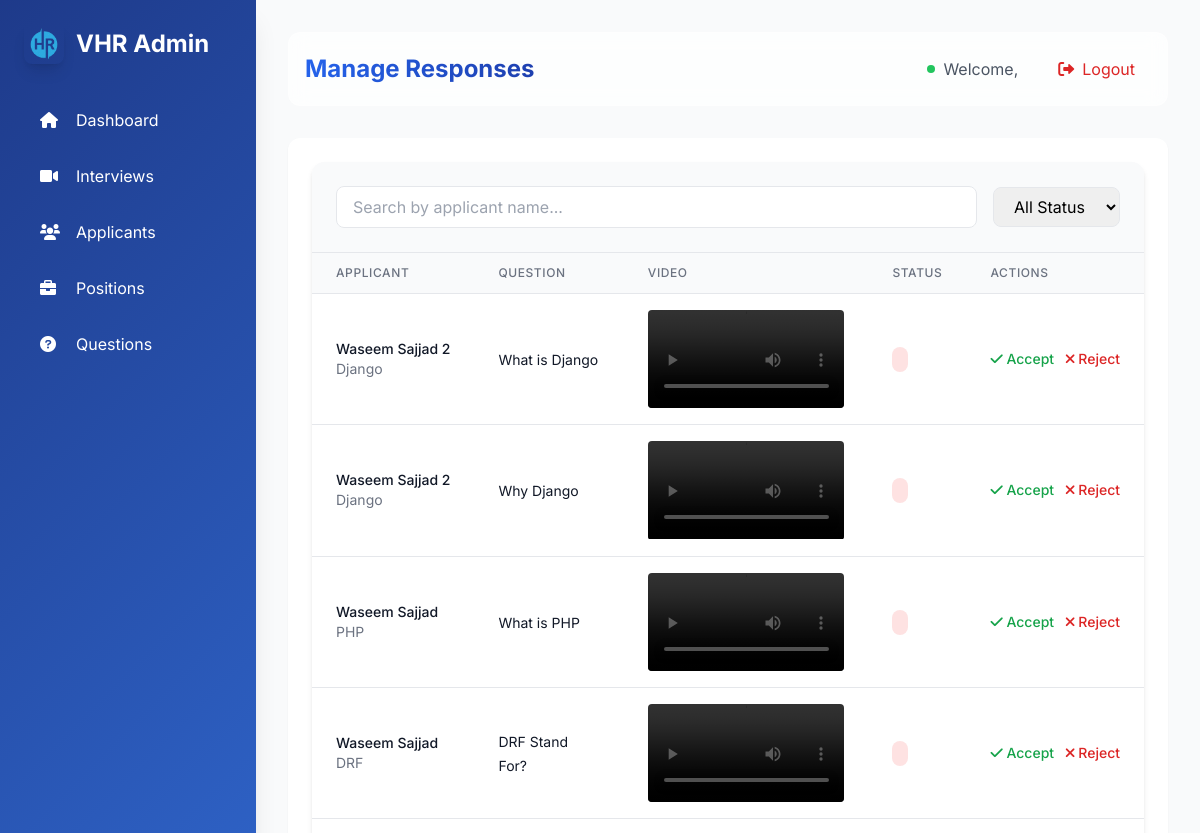
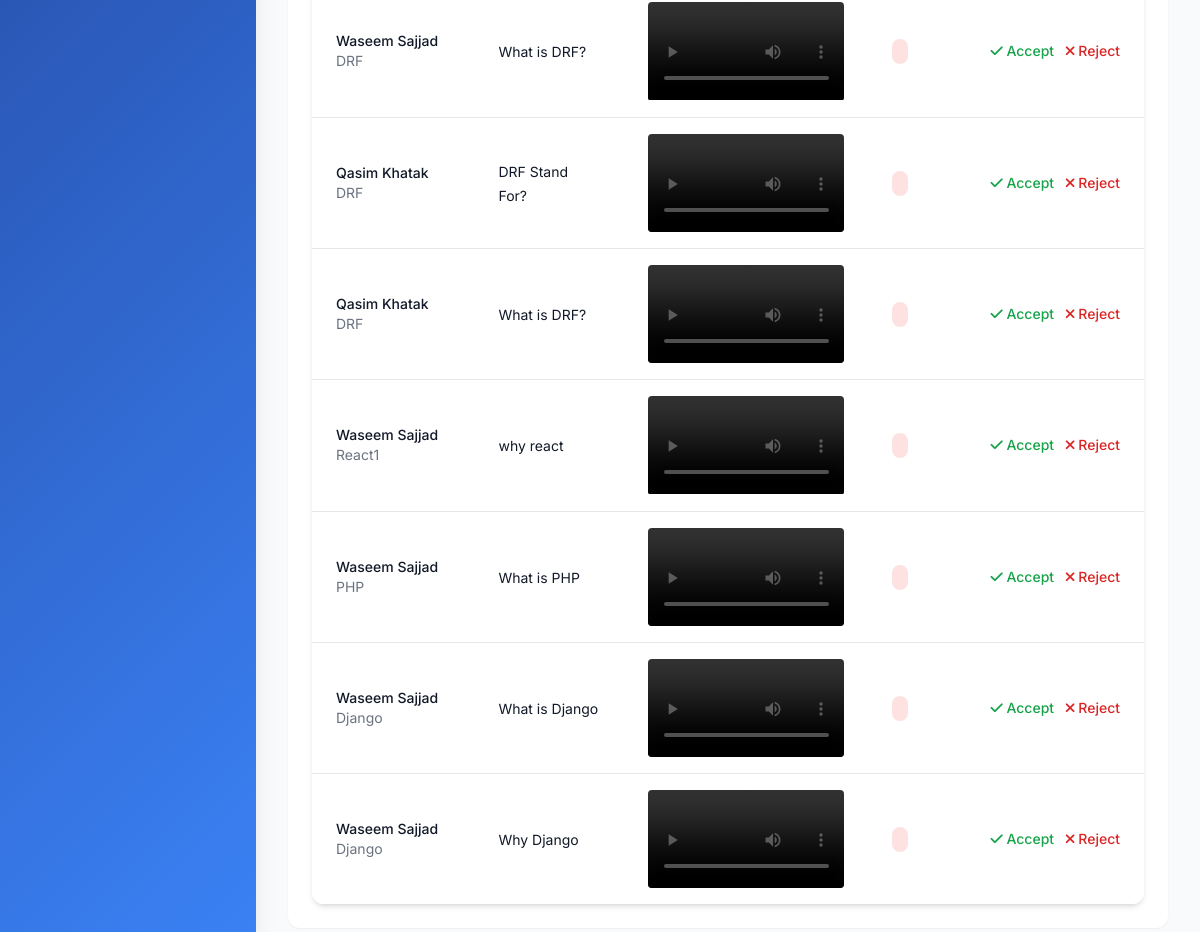
/responses/, run on the app's committed database (2 pictures, top to bottom).
### interviews/models.py (models this page shows, shortened)
class ApplicantResponse(models.Model):
    applicant = models.ForeignKey(Applicant, on_delete=models.CASCADE, related_name="responses")
    question = models.ForeignKey(Question, on_delete=models.CASCADE, related_name="responses")
    video_response = models.FileField(upload_to='videos/', null=True, blank=True)
    submission_time = models.DateTimeField(auto_now_add=True)
    score = models.IntegerField(null=True, blank=True)

class Applicant(models.Model):
    STATUS_CHOICES = [
        ('Pending', 'Pending'),
        ('Selected', 'Selected'),
        ('Rejected', 'Rejected'),
    ]
    user = models.ForeignKey(User, on_delete=models.CASCADE, related_name="applicants", null=True, blank=True)
    fullname = models.CharField(max_length=255)
    email = models.EmailField()
    position = models.ForeignKey(Position, on_delete=models.CASCADE, related_name="applicants")
    status = models.CharField(max_length=10, choices=STATUS_CHOICES, default='Pending')
    resume = models.FileField(upload_to='resumes/', null=True, blank=True)
    created_at = models.DateTimeField(auto_now_add=True)
    class Meta:
        unique_together = ('email', 'position')

class Position(models.Model):
    name = models.CharField(max_length=255, unique=True)
    description = models.TextField(blank=True, null=True)
    created_at = models.DateTimeField(auto_now_add=True)
    is_active = models.BooleanField(default=True)

class Question(models.Model):
    text = models.TextField()
    positions = models.ManyToManyField(Position, related_name="questions")
    time_limit = models.IntegerField(default=60)  # Time limit in seconds

### interviews/views.py (the view)
# urls.py: path('responses/', manage_responses, name='manage_responses'),
def manage_responses(request):
    responses = ApplicantResponse.objects.all()
    applicant_id = request.GET.get('applicant')
    if applicant_id:
        responses = responses.filter(applicant_id=applicant_id)
    responses = responses.select_related(
        'applicant', 'question', 'applicant__position'
    ).order_by('-submission_time')
    return render(request, 'admin/manage_responses.html', {
        'responses': responses,
        'applicant_id': applicant_id
    })

### interviews/templates/admin/manage_responses.html (shortened to what this page needs)
{% extends "admin/base_admin.html" %}
{% block admin_content %}
<div class="bg-white rounded-xl shadow-md overflow-hidden">
    <div class="p-6 bg-gray-50 border-b">
        <div class="flex items-center space-x-4">
            <div class="flex-1">
                <input type="text" id="search" placeholder="Search by applicant name..."
                       class="w-full px-4 py-2 border rounded-lg focus:ring-2 focus:ring-blue-500 focus:border-blue-500">
            </div>
            <select id="status-filter" class="px-4 py-2 border rounded-lg focus:ring-2 focus:ring-blue-500 focus:border-blue-500">
                <option value="">All Status</option>
            </select>
        </div>
    </div>
    <div class="overflow-x-auto">
        <table class="min-w-full divide-y divide-gray-200">
            <thead class="bg-gray-50">
                <tr>
                    <th class="px-6 py-3 text-left text-xs font-medium text-gray-500 uppercase tracking-wider">Applicant</th>
                    <th class="px-6 py-3 text-left text-xs font-medium text-gray-500 uppercase tracking-wider">Question</th>
                    <th class="px-6 py-3 text-left text-xs font-medium text-gray-500 uppercase tracking-wider">Video</th>
                    <th class="px-6 py-3 text-left text-xs font-medium text-gray-500 uppercase tracking-wider">Status</th>
                    <th class="px-6 py-3 text-left text-xs font-medium text-gray-500 uppercase tracking-wider">Actions</th>
                </tr>
            </thead>
            <tbody class="bg-white divide-y divide-gray-200">
                {% for response in responses %}
                <tr class="hover:bg-gray-50 transition">
                    <td class="px-6 py-4 whitespace-nowrap">
                        <div class="text-sm">
                            <div class="font-medium text-gray-900">{{ response.applicant.fullname }}</div>
                            <div class="text-gray-500">{{ response.applicant.position.name }}</div>
                        </div>
                    </td>
                    <td class="px-6 py-4">
                        <span class="text-sm text-gray-900">{{ response.question.text|truncatechars:100 }}</span>
                    </td>
                    <td class="px-6 py-4">
                        {% if response.video_response %}
                        <video width="200" controls class="rounded">
                            <source src="{{ response.video_response.url }}" type="video/webm">
                        </video>
                        {% else %}
                        <span class="text-sm text-gray-500">No video uploaded</span>
                        {% endif %}
                    </td>
                    <td class="px-6 py-4 whitespace-nowrap">
                        <span class="px-2 py-1 text-sm rounded-full
                            {% if response.status == 'Pending' %}bg-yellow-100 text-yellow-800
                            {% elif response.status == 'Accepted' %}bg-green-100 text-green-800
                            {% else %}bg-red-100 text-red-800{% endif %}">
                        </span>
                    </td>
                    <td class="px-6 py-4 whitespace-nowrap text-sm font-medium space-x-2">
                        <button onclick="acceptResponse({{ response.id }})"
                                class="text-green-600 hover:text-green-900">
                            <i class="fas fa-check"></i> Accept
                        </button>
                        <button onclick="rejectResponse({{ response.id }})"
                                class="text-red-600 hover:text-red-900">
                            <i class="fas fa-times"></i> Reject
                        </button>
                    </td>
                </tr>
                {% empty %}
                <tr>
                    <td colspan="5" class="px-6 py-4 text-center text-gray-500">
                        No responses available.
                    </td>
                </tr>
                {% endfor %}
            </tbody>
        </table>
    </div>
</div>
{% endblock %}

### interviews/templates/admin/base_admin.html (style rules this page uses)
body { font-family: "Inter", sans-serif; }

### data on the page
ApplicantResponse: applicant.fullname "Waseem Sajjad 2", applicant.position.name "Django", question.text "What is Django"
ApplicantResponse: applicant.fullname "Waseem Sajjad 2", applicant.position.name "Django", question.text "Why Django"
ApplicantResponse: applicant.fullname "Waseem Sajjad", applicant.position.name "PHP", question.text "What is PHP"
ApplicantResponse: applicant.fullname "Waseem Sajjad", applicant.position.name "DRF", question.text "DRF Stand For?"
ApplicantResponse: applicant.fullname "Waseem Sajjad", applicant.position.name "DRF", question.text "What is DRF?"
ApplicantResponse: applicant.fullname "Qasim Khatak", applicant.position.name "DRF", question.text "DRF Stand For?"
ApplicantResponse: applicant.fullname "Qasim Khatak", applicant.position.name "DRF", question.text "What is DRF?"
ApplicantResponse: applicant.fullname "Waseem Sajjad", applicant.position.name "React1", question.text "why react"
ApplicantResponse: applicant.fullname "Waseem Sajjad", applicant.position.name "PHP", question.text "What is PHP"
ApplicantResponse: applicant.fullname "Waseem Sajjad", applicant.position.name "Django", question.text "What is Django"
ApplicantResponse: applicant.fullname "Waseem Sajjad", applicant.position.name "Django", question.text "Why Django"
